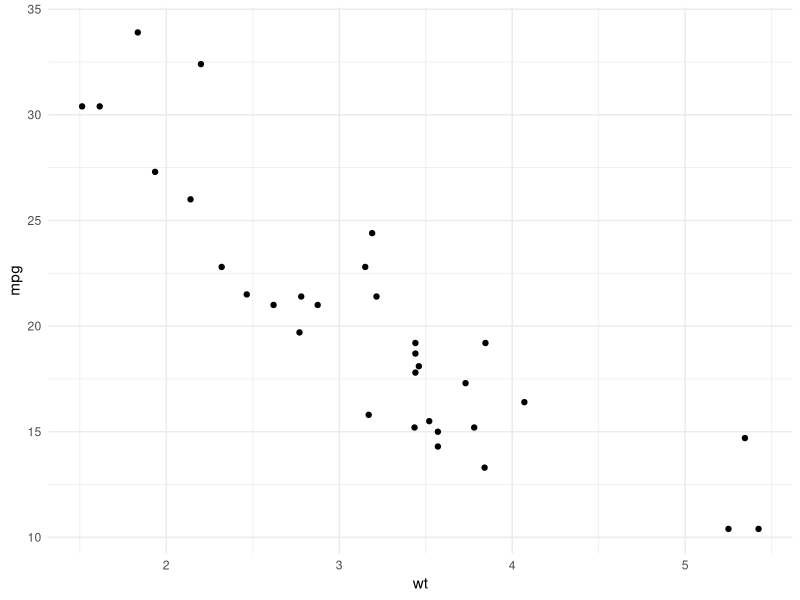
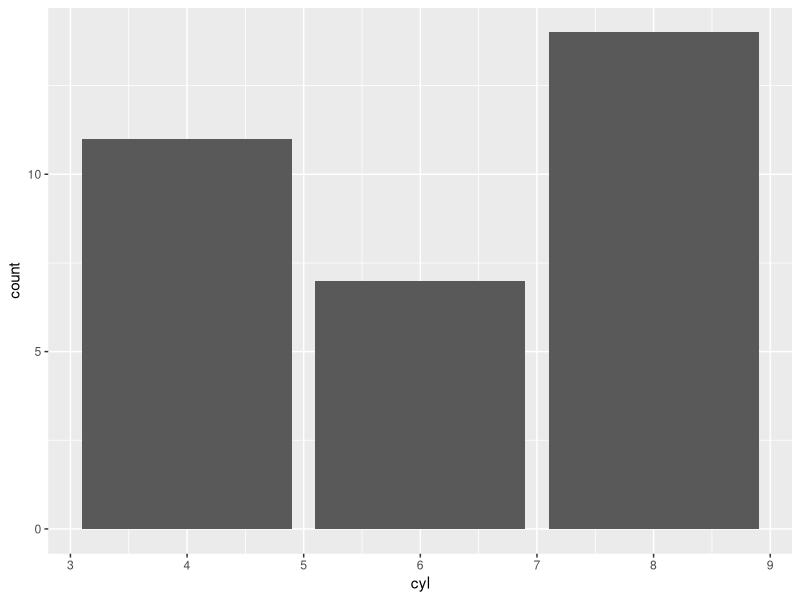
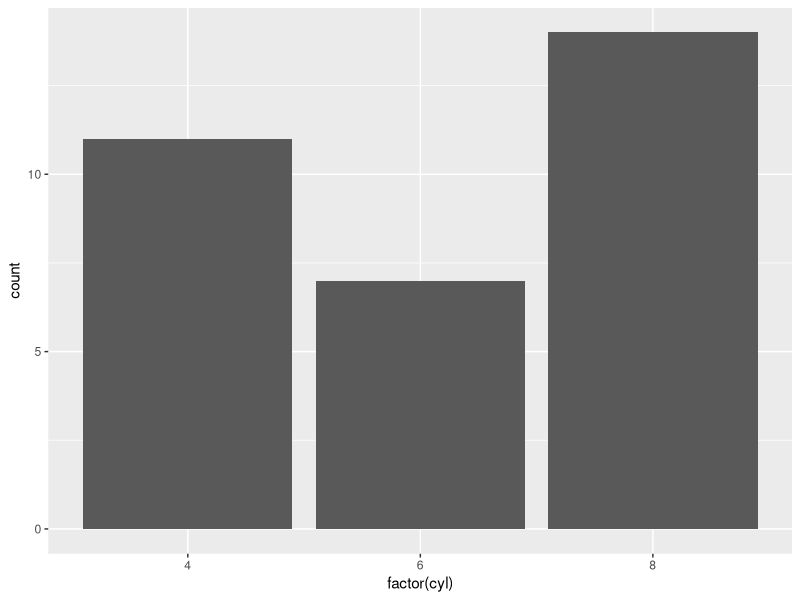
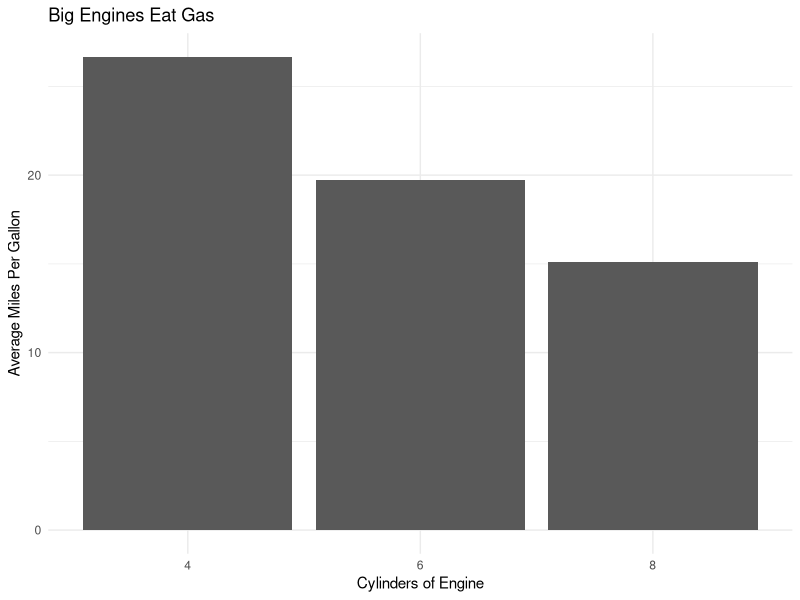
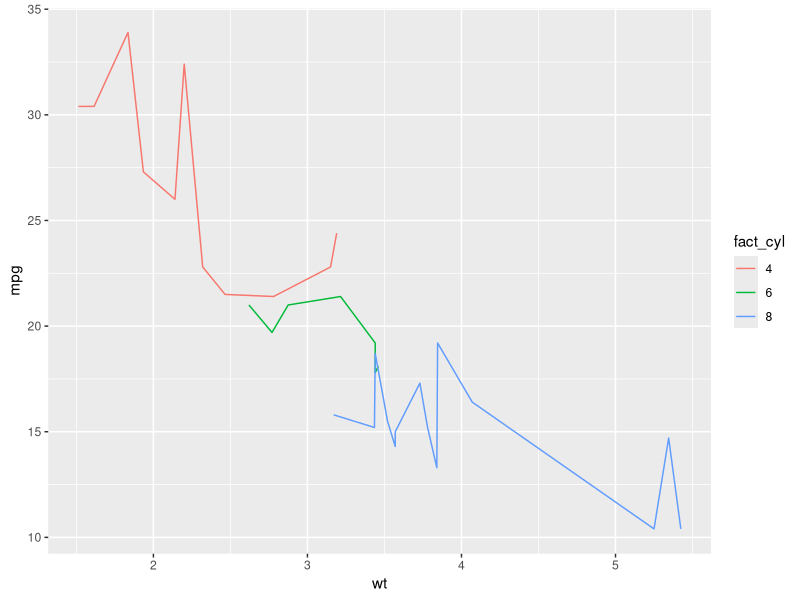
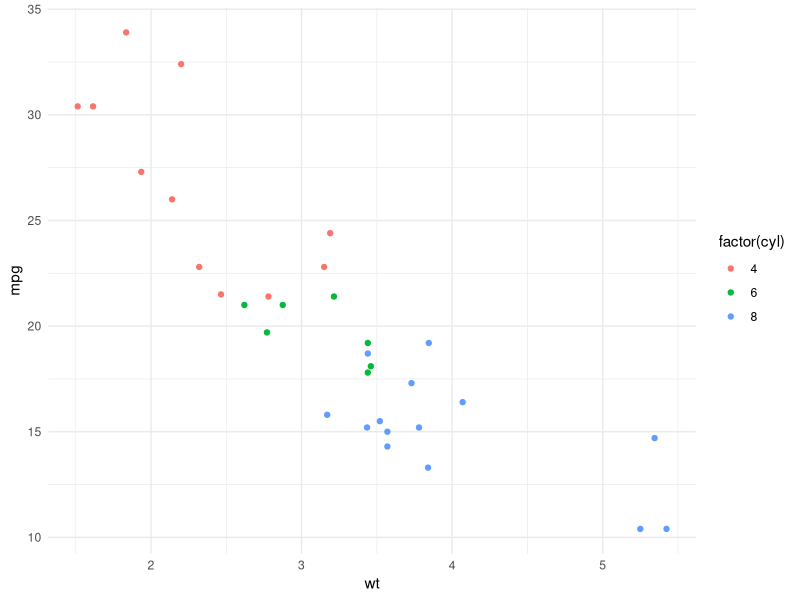
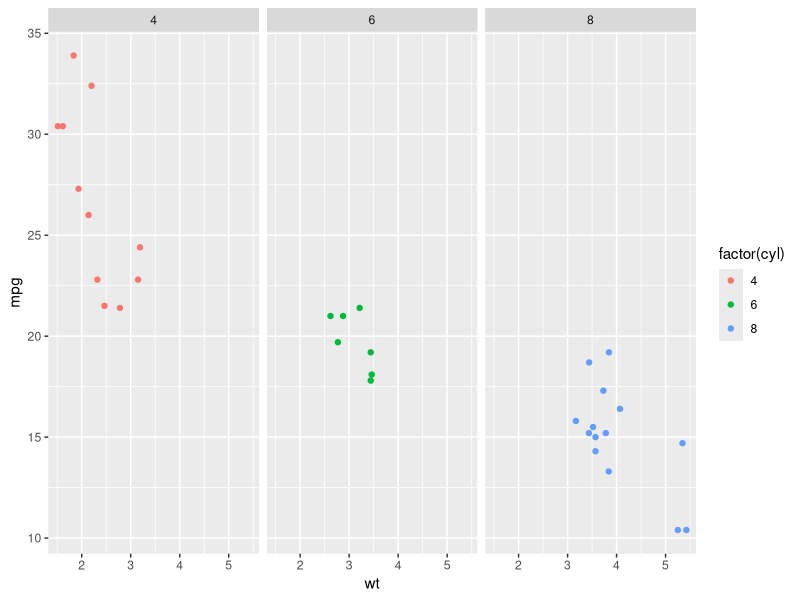
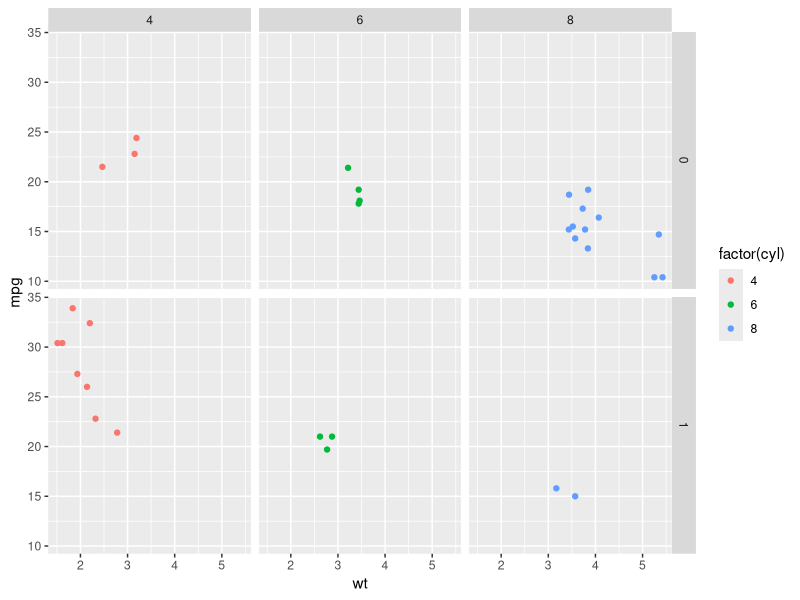

Reproduce these figures in R, in order. (Note: this script raises an error after producing the figures.)
## Data Visualization: Spring 2026: Tidyverse and Basic Plotting.
## Prof. Robert A. Cooper

# Don't forget to load your packages!

library(tidyverse)

# In the first week, we did no plotting. In Week 2, we introduce plotting. 

# We introduce plotting via ggplot2 and the tidyverse.
# In addition, I will introduce a few more pieces of code for data transformation, etc.

# Some terms: aesthetics, mapping, themes, fill v. color, histograms,
# bar plots, line plots, etc. 

# First, an important bit of code for data work: the pipe operator

# Load the mtcars data. Already in base R. 

data("mtcars")
head(mtcars, 10)
glimpse(mtcars)

# We also need to learn how to import data.
# We will start with read_csv()


# Piping with magrittr (part of the Tidyverse).
# Piping replaces turducken-style coding.
# Instead of stuffing functions inside functions. 
# You'll see it below. 

# Here is some sad, turducken coding: 

summarize(group_by(mutate(mtcars, newwt = wt*1000, factcyl = factor(cyl)), factcyl), mean_wt = mean(wt))

# Here is some piped coding:

mtcars %>%
  mutate(newwt = wt*1000, 
         factcyl = factor(cyl)) %>%
  group_by(factcyl) %>%
  summarize(mean_wt = mean(wt, na.rm=TRUE))

# The difference in the options above is pretty darned obvious.

# Tibbles. Just a different way to present a data frame or data table. 
# Compare mtcars to car_tibble just to see the difference. 

car_tibble <- as_tibble(mtcars); car_tibble

mtcars
car_tibble

#  Filtering. How do I know the inputs for the filter are working??

mtcars %>% # The '%>%' is the pipe operator. 
  filter(cyl == 6) # Subset the data to cars with 6 cylinders only. 

 # mtcars$cyl == 6

mtcars %>% # The '%>%' is the pipe operator. 
  filter(cyl == 6 & gear == 4) # Subset the data by 2 variables instead of 1. 

mtcars %>%
  filter(wt > 2.8)

# Arranging. This just changes the view of the data. 

mtcars %>%
  arrange(wt) # Arrange data in ascending order of weight in tons. 

mtcars %>%
  arrange(desc(wt))

# Mutate. 
# Mutate is how you create a new variable in the tidyverse.
# Mutate attaches the new variable to the end of the data frame/tibble.
# MUST: name new variable, then define it. See below. 

mtcars2 <- mtcars %>%
  mutate(mean_weight = mean(wt, na.rm=TRUE), # New variable created with mean weight of all cars. 
         fact_cyl = factor(cyl)) # New variable created turning 'cyl' into a factor variable. 

mtcars2

# Note: I did not save as a new object above. Thus, the code is temporary and unsaved.
# If I open mtcars again, I will not see these new variables. 

mtcars2 <- mtcars %>%
  mutate(mean_weight = mean(wt), # New variable created with mean weight of all cars. 
         fact_cyl = factor(cyl)) # New variable created turning 'cyl' into a factor variable. 

mtcars; mtcars2


# Select.
# Select subsets your data by choosing columns to keep/discard. 
# Select works with `tidyselect` functions in addition to variable names. 
# Select can also be used to rearrange your variables. 

mtcars2 %>%
  select(fact_cyl, wt, mpg) # Just subsetting by these variables. 

mtcars2

# We can also use tidyselect helpers. 


glimpse(mtcars2)

mtcars2 %>%
  select(contains("cyl")) # Subset using a tidyselect helper. Like a stringr for variable names.

mtcars2 %>%
  select(starts_with("m")) # Another tidyselect helper. 

mtcars2 %>%
  select(ends_with("p")) # Yet another tidyselect helper. 

# We can use the tidyselect helper everything() with select to rearrange the whole data frame.

mtcars2 %>%
  select(wt, mpg, fact_cyl, mean_weight, everything()) # Tell it which goes first, followed by everything. 

# group_by.
# group_by sets a quiet rule. 
# only a tibble will show you if a grouping rule has been set.
# Otherwise, you have to follow it with a summarize() or mutate() to see it work. 

mtcars2

mtcars2 %>%
  group_by(fact_cyl)

mtcars2 %>%
  mutate(car_model = rownames(mtcars2)) %>%
  group_by(fact_cyl)

mtcars2 %>% # Without grouping, no line at top identifying number of groups.
  tibble()

# group_by will produce different results, depending on mutate v. summarize.

mtcars2 %>%
  group_by(fact_cyl) %>%
  mutate(mean_mpg = mean(mpg, na.rm = TRUE)) %>%
  ungroup()

mtcars2 %>%
  group_by(fact_cyl) %>%
  summarize(mean_mpg = mean(mpg, na.rm = TRUE))

# group_by can group on multiple variables.

mtcars2 %>%
  group_by(fact_cyl, am) %>%
  summarize(mean_mpg = mean(mpg, na.rm = TRUE))


# summarize. 
# summarize() creates new variables, but it also kicks you out of the data frame/tibble.
# summarize creates a new tibble altogether.
# What does summarize bring forward into the new tibble?
# ONLY: (1) the variables you group on and (2) the new variables you create. 

mtcars2

mtcars2 %>%
  group_by(fact_cyl, am) %>%
  summarize(mean_mpg = mean(mpg, na.rm = TRUE),
            max_mpg = max(mpg, na.rm = TRUE),
            min_mpg = min(mpg, na.rm = TRUE)) %>%
  ungroup()

# There is a new function, in an experimental phase (as of Fall 2023), called
# 'reframe'. It allows for returns of more than one row, unlike summarize.
# 'reframe' also guarantees (supposedly) the killing of the group rule. 
# Each group can even return different numbers of rows. 
  
# Here's a function to get the IQR, so that you can produce multiple new columns. 

quantile_df <- function(x, probs = c(0.25, 0.5, 0.75)) {
  tibble(
    val = quantile(x, probs, na.rm = TRUE),
    quant = probs
  )
}

# Producing the IQR (interquartile range)

mtcars2 %>%
  reframe(quantile_df(mpg), .by = fact_cyl)
  
# Alternative to group_by, you can also use by or .by as an argument inside the verb
# functions we just introduced. Thus, the code below achieves the same result as 
# using group_by and summarize together. 
  
mtcars2 %>%
  summarize(mean_mpg = mean(mpg, na.rm = TRUE), .by = c(fact_cyl, am))

##### PLOTTING AND GGPLOT2. 

# ggplot2 works differently from base R. 

# Key: THE AESTHETIC IS THE MOST IMPORTANT THING TO KNOW. 
# Key 2: THE GEOM IS THE NEXT MOST IMPORTANT THING TO KNOW. 

# The aesthetic connects the variation in your variables to you plot.
# It 'maps' a variable on to some element of your plot: size, color, line, etc. 
# If you make an arbitrary choice in a plot (line color = red, for example)...
# then that does NOT go inside the aesthetic. 
# ALL aesthetics are tied to variables. 

# On geoms. Geoms are all the geometric/physical ways our data can be expressed. 
# The list of possible geoms expands with each package added. 
# In this course, we will focus on a subset, but feel free to explore others.

# https://ggplot2.tidyverse.org/reference/

# Example 1: Simple plot of car weight against fuel efficiency.

# Simple scatterplot, ggplot-style.
# Kind of ugly, but just because there are so many features not yet discussed.
# In this workshop, we start simple and unadorned and slowly add features.

glimpse(mtcars)



mtcars %>%
  ggplot(aes(x = wt, y = mpg)) +
  geom_point() +
  theme_minimal()

# Let's try a bar plot for fun. 
# Count up the number of cars with 4, 6, and 8 cylinders. 
# geom_bar does the count automatically for you!

mtcars %>%
  ggplot(aes(x = cyl)) +
  geom_bar()

# NOTE: X-axis looks a little odd. Why do you think that is? 

glimpse(mtcars)

# First real lesson in object classes!
# How do we fix this?

mtcars %>%
  ggplot(aes(x = factor(cyl))) +
  geom_bar()

mtcars %>%
  group_by(cyl) %>%
  summarize(mean_mpg = mean(mpg, na.rm=TRUE)) %>%
  ggplot(aes(x = factor(cyl), y = mean_mpg)) +
  geom_col() +
  labs(x = "Cylinders of Engine",
       y = "Average Miles Per Gallon",
       title = "Big Engines Eat Gas") +
  # geom_bar(stat = "identity") +
  theme_minimal()

# Line plot. 
# For these to be most useful, sometimes we might want to add a THIRD aesthetic. 

# The following example looks odd, on purpose. 

mtcars %>%
  mutate(fact_cyl = factor(cyl)) %>%
  ggplot(aes(x = wt, y = mpg, col = fact_cyl)) +
  geom_line()

# Let's go back to scatterplot, but let's keep the third aesthetic. 
# This is probably the most sensible format for visualization.

# START HERE TUESDAY!

mtcars %>%
  ggplot(aes(x = wt, y = mpg, color = factor(cyl))) +
  geom_point() +
  theme_minimal()

# 'Faceting'. We could also break up the plot into multiple windows.
# There is little difference between facet_grid and facet_wrap.
# Won't really see it until you have more categories. 

mtcars %>%
  ggplot(aes(x = wt, y = mpg, color = factor(cyl))) +
  geom_point() +
  facet_grid(cols = vars(cyl)) 

# You can facet by multiple variables. Buyer beware if you go beyond two!

mtcars %>%
  ggplot(aes(x = wt, y = mpg, color = factor(cyl))) +
  geom_point() +
  facet_grid(cols = vars(cyl), rows = vars(am)) 

# Histograms and frequency polygons. 
# Characterize individual continuous variables, but in buckets or bins. 
# The plot below will be more appropriate with larger data sets. 

mtcars %>%
  ggplot(aes(x = mpg)) +
  geom_histogram(bins = 10) 

# A better data set for histograms (or density plots, later) might be the diamonds data set. 
# Manipulate the number of bins. 

data("diamonds")

diamonds %>%
  ggplot(aes(x = carat)) +
  geom_histogram(bins = 40) 


# GEOMS. General note on geoms. Wide variety. MANY not covered here. 

df1 <- data.frame(x = c(1, 7, 3),
                  y = c(13, 4, 17),
                  label = c("a", "b", "c"))

# Different geoms, same data. 
# Exercise: turn one geom on, and comment out others. Then rotate. 
# *Don't forget to comment out the plus signs as well, when needed.

# Subtle difference between geom_path and geom_line.
# Path connects in the order of the x-axis values. 
# Line connects in the order of the data. 

df1 %>%
  ggplot(aes(x, y, label = label)) +
  #geom_point() +
  #geom_text() # +
  # geom_area() # +
   #geom_path() # +
  #geom_line() # +
  #geom_step() #+
  geom_polygon()


# Geom example 2. Data analysis and uncertainty. 
# When producing a point estimate for some data analysis...
# you also produce some estimate of uncertainty.
# To make a nice plot of these, you need 4 pieces of information: 
# 
# 
# There are a number of geoms for this: pointrange, errorbar, linerange, etc.
# 

df2 <- data.frame(x = c(1, 2, 3),
                  y = c(10, 4, 7),
                  ylow = c(9.5, 3.5, 6.5),
                  yhigh = c(10.5, 4.5, 7.5),
                  label = c("a", "b", "c"))


ggplot(df2, aes(x = x, y = y, ymin = ylow, ymax = yhigh)) +
  #geom_linerange() +
  geom_pointrange() 
  # geom_errorbar()


## A beginning with stringr.

# Filtering with string variables.

# You can filter with stringr functions, so long as the input with filter is a... logical!
# Thus, filter works with str_detect.

# data %>%
#  filter(str_detect(variable, "pattern"))

# But, you cannot, for example subset between two patterns.
# For that, you can use base R subsetting (brackets with colon), but 
# that doesn't work with the filter/str_detect combination. 

# Instead, you'd want something with row/index number. 
# For that you'd use something like slice() from dplyr. 
# Paired with a stringr function that returns index number/row number: str_which.
# str_which is a dplyr version of which. 

# Using our base R mtcars database for most of the practice examples. 

data("mtcars")

mtcars2 <- mtcars %>%
  mutate(carmodel = rownames(mtcars))

# Now we can practice a little with stringr functions on data. 

# Note: many stringr functions operate on a single variable/column. 
# These do no stand alone as functions to pipe directly into. 
# In this case, you want to mutate and use str_... to define the new variable. 

# The following does not work. WHY?

mtcars2 %>%
  str_which(carmodel, "Toyota")

# Two ways to filter on a str_detect function. Doesn't really matter which. 

mtcars2 %>%
  mutate(toyotaz = str_detect(carmodel, "Toyota")) %>%
  filter(toyotaz) # If you don't provide a rule, filter will keep TRUEs. 

mtcars2 %>%
  filter(str_detect(carmodel, "Toyota"))

# For your assignment, you'll want to investigate a cousin to the filter function!
